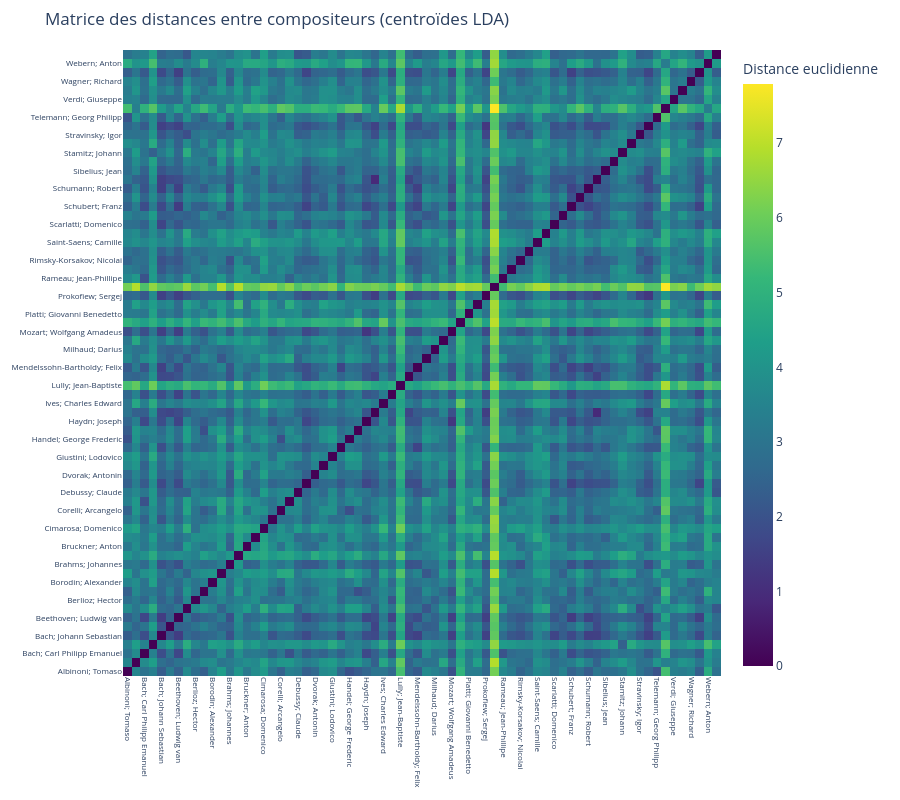
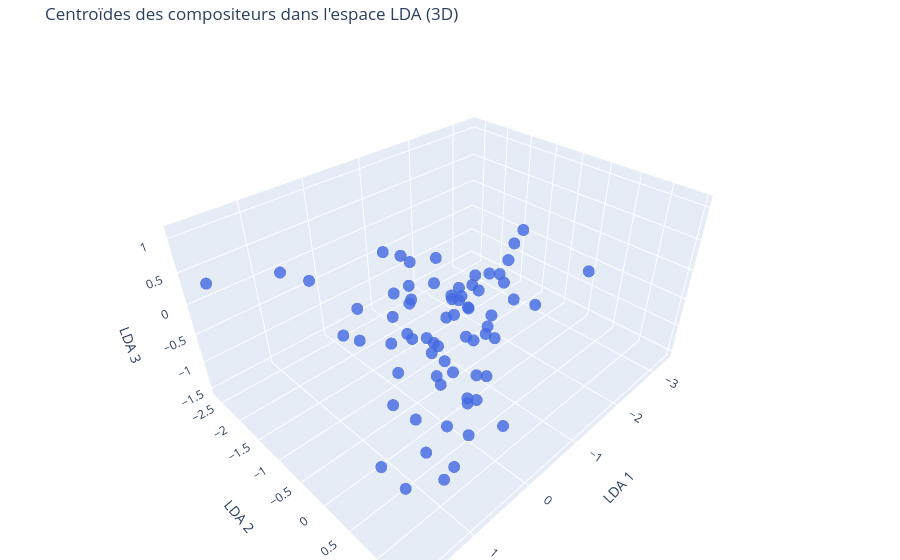

The notebook cell saved with these charts, in order:
### Code cell
scaler = StandardScaler()
X_scaled = scaler.fit_transform(X)
le = LabelEncoder()
y_encoded = le.fit_transform(y)
class_names = le.classes_
n_classes = len(class_names)
lda_dim = 3
n_neighbors = 4
n_splits = 5
pca_dim = 100
random_state = 42
pca = PCA(n_components=pca_dim, random_state=random_state)
X_pca = pca.fit_transform(X_scaled)
lda = LinearDiscriminantAnalysis(n_components=dim, solver='eigen', shrinkage='auto')
X_lda = lda.fit_transform(X_pca, y_encoded)
dico_centroids = {}
for cls in range(n_classes):
    composer = class_names[cls]
    class_points = X_lda[y_encoded == cls]
    centroid = class_points.mean(axis=0)
    dico_centroids[composer] = centroid

# Calcul de la matrice des distances euclidiennes entre centroïdes
centroid_matrix = np.vstack([dico_centroids[composer] for composer in class_names])
distance_matrix = pairwise_distances(centroid_matrix, metric='euclidean')


fig = go.Figure(data=go.Heatmap(
    z=distance_matrix,
    x=class_names,
    y=class_names,
    colorscale='Viridis',
    colorbar=dict(title='Distance euclidienne'),
    hovertemplate='De %{y}<br>à %{x}<br>Distance: %{z:.2f}<extra></extra>',
))

fig.update_layout(
    title="Matrice des distances entre compositeurs (centroïdes LDA)",
    xaxis=dict(tickangle=90, tickfont=dict(size=8)),
    yaxis=dict(tickfont=dict(size=8)),
    width=900,
    height=800,
    margin=dict(l=100, b=100, t=50, r=50)
)
fig.show()

centroids_3d = np.vstack([dico_centroids[composer][:3] for composer in class_names])
fig_3d = go.Figure(data=[go.Scatter3d(
    x=centroids_3d[:, 0],
    y=centroids_3d[:, 1],
    z=centroids_3d[:, 2],
    mode='markers',
    marker=dict(size=7, color='royalblue', opacity=0.8),
    text=class_names,
    hovertemplate='<b>%{text}</b><br>x: %{x:.2f}<br>y: %{y:.2f}<br>z: %{z:.2f}<extra></extra>',
    showlegend=False
)])
fig_3d.update_layout(
    title="Centroïdes des compositeurs dans l'espace LDA (3D)",
    scene=dict(
        xaxis_title='LDA 1',
        yaxis_title='LDA 2',
        zaxis_title='LDA 3'
    ),
    margin=dict(l=0, r=0, b=0, t=40)
)
fig_3d.show()

### Figure 1 — Plotly figure (JSON) as saved in the notebook; plotly's stock layout.template omitted (floating-point values rounded to 4 significant figures; data arrays with more than 128 entries replaced by an {"elided": "..."} marker saying what was removed)
{"data": [{"colorbar": {"title": {"text": "Distance euclidienne"}}, "colorscale": [[0, "#440154"], [0.1111, "#482878"], [0.2222, "#3e4989"], [0.3333, "#31688e"], [0.4444, "#26828e"], [0.5556, "#1f9e89"], [0.6667, "#35b779"], [0.7778, "#6ece58"], [0.8889, "#b5de2b"], [1, "#fde725"]], "hovertemplate": "De %{y}<br>à %{x}<br>Distance: %{z:.2f}<extra></extra>", "type": "heatmap", "x": ["Albinoni; Tomaso", "Antheil; George", "Bach; Carl Philipp Emanuel", "Bach; Johann Christian", "Bach; Johann Sebastian", "Bartok; Bela", "Beethoven; Ludwig van", "Berg; Alban", "Berlioz; Hector", "Boccherini; Luigi Rodolofo", "Borodin; Alexander", "Boulez; Pierre", "Brahms; Johannes", "Britten; Benjamin", "Bruckner; Anton", "Chopin; Frederic", "Cimarosa; Domenico", "Clementi; Muzio", "Corelli; Arcangelo", "Couperin; Francois", "Debussy; Claude", "Dussek; Jan Ladislav", "Dvorak; Antonin", "Faure; Gabriel", "Giustini; Lodovico", "Grieg; Edvard", "Handel; George Frederic", "Haydn; Johann Michael", "Haydn; Joseph", "Hindemith; Paul", "Ives; Charles Edward", "Liszt; Franz", "Lully; Jean-Baptiste", "Mahler; Gustav", "Mendelssohn-Bartholdy; Felix", "Messiaen; Olivier", "Milhaud; Darius", "Mozart; Leopold", "Mozart; Wolfgang Amadeus", "Mussorgsky; Modest", "Platti; Giovanni Benedetto", "Pleyel; Ignace Joseph", "Prokofiew; Sergej", "Purcell; Henry", "Rameau; Jean-Phillipe", "Ravel; Maurice", "Rimsky-Korsakov; Nicolai", "Rossini; Gioacchino", "Saint-Saens; Camille", "Salieri; Antonio", "Scarlatti; Domenico", "Schoenberg; Arnold", "Schubert; Franz", "Schumann; Clara", "Schumann; Robert", "Shostakovich; Dmitri", "Sibelius; Jean", "Smetana; Bedrich", "Stamitz; Johann", "Strauss; Richard", "Stravinsky; Igor", "Tchaikovsky; Peter Iljitsch", "Telemann; Georg Philipp", "Varese; Edgar", "Verdi; Giuseppe", "Vivaldi; Antonio", "Wagner; Richard", "Weber; Carl Maria von", "Webern; Anton", "Weill; Kurt"], "y": ["Albinoni; Tomaso", "Antheil; George", "Bach; Carl Philipp Emanuel", "Bach; Johann Christian", "Bach; Johann Sebastian", "Bartok; Bela", "Beethoven; Ludwig van", "Berg; Alban", "Berlioz; Hector", "Boccherini; Luigi Rodolofo", "Borodin; Alexander", "Boulez; Pierre", "Brahms; Johannes", "Britten; Benjamin", "Bruckner; Anton", "Chopin; Frederic", "Cimarosa; Domenico", "Clementi; Muzio", "Corelli; Arcangelo", "Couperin; Francois", "Debussy; Claude", "Dussek; Jan Ladislav", "Dvorak; Antonin", "Faure; Gabriel", "Giustini; Lodovico", "Grieg; Edvard", "Handel; George Frederic", "Haydn; Johann Michael", "Haydn; Joseph", "Hindemith; Paul", "Ives; Charles Edward", "Liszt; Franz", "Lully; Jean-Baptiste", "Mahler; Gustav", "Mendelssohn-Bartholdy; Felix", "Messiaen; Olivier", "Milhaud; Darius", "Mozart; Leopold", "Mozart; Wolfgang Amadeus", "Mussorgsky; Modest", "Platti; Giovanni Benedetto", "Pleyel; Ignace Joseph", "Prokofiew; Sergej", "Purcell; Henry", "Rameau; Jean-Phillipe", "Ravel; Maurice", "Rimsky-Korsakov; Nicolai", "Rossini; Gioacchino", "Saint-Saens; Camille", "Salieri; Antonio", "Scarlatti; Domenico", "Schoenberg; Arnold", "Schubert; Franz", "Schumann; Clara", "Schumann; Robert", "Shostakovich; Dmitri", "Sibelius; Jean", "Smetana; Bedrich", "Stamitz; Johann", "Strauss; Richard", "Stravinsky; Igor", "Tchaikovsky; Peter Iljitsch", "Telemann; Georg Philipp", "Varese; Edgar", "Verdi; Giuseppe", "Vivaldi; Antonio", "Wagner; Richard", "Weber; Carl Maria von", "Webern; Anton", "Weill; Kurt"], "z": {"elided": "70x70 float values"}}], "layout": {"height": 800, "margin": {"b": 100, "l": 100, "r": 50, "t": 50}, "title": {"text": "Matrice des distances entre compositeurs (centroïdes LDA)"}, "width": 900, "xaxis": {"tickangle": 90, "tickfont": {"size": 8}}, "yaxis": {"tickfont": {"size": 8}}}}

### Figure 2 — Plotly figure (JSON) as saved in the notebook; plotly's stock layout.template omitted (floating-point values rounded to 4 significant figures)
{"data": [{"hovertemplate": "<b>%{text}</b><br>x: %{x:.2f}<br>y: %{y:.2f}<br>z: %{z:.2f}<extra></extra>", "marker": {"color": "royalblue", "opacity": 0.8, "size": 7}, "mode": "markers", "showlegend": false, "text": ["Albinoni; Tomaso", "Antheil; George", "Bach; Carl Philipp Emanuel", "Bach; Johann Christian", "Bach; Johann Sebastian", "Bartok; Bela", "Beethoven; Ludwig van", "Berg; Alban", "Berlioz; Hector", "Boccherini; Luigi Rodolofo", "Borodin; Alexander", "Boulez; Pierre", "Brahms; Johannes", "Britten; Benjamin", "Bruckner; Anton", "Chopin; Frederic", "Cimarosa; Domenico", "Clementi; Muzio", "Corelli; Arcangelo", "Couperin; Francois", "Debussy; Claude", "Dussek; Jan Ladislav", "Dvorak; Antonin", "Faure; Gabriel", "Giustini; Lodovico", "Grieg; Edvard", "Handel; George Frederic", "Haydn; Johann Michael", "Haydn; Joseph", "Hindemith; Paul", "Ives; Charles Edward", "Liszt; Franz", "Lully; Jean-Baptiste", "Mahler; Gustav", "Mendelssohn-Bartholdy; Felix", "Messiaen; Olivier", "Milhaud; Darius", "Mozart; Leopold", "Mozart; Wolfgang Amadeus", "Mussorgsky; Modest", "Platti; Giovanni Benedetto", "Pleyel; Ignace Joseph", "Prokofiew; Sergej", "Purcell; Henry", "Rameau; Jean-Phillipe", "Ravel; Maurice", "Rimsky-Korsakov; Nicolai", "Rossini; Gioacchino", "Saint-Saens; Camille", "Salieri; Antonio", "Scarlatti; Domenico", "Schoenberg; Arnold", "Schubert; Franz", "Schumann; Clara", "Schumann; Robert", "Shostakovich; Dmitri", "Sibelius; Jean", "Smetana; Bedrich", "Stamitz; Johann", "Strauss; Richard", "Stravinsky; Igor", "Tchaikovsky; Peter Iljitsch", "Telemann; Georg Philipp", "Varese; Edgar", "Verdi; Giuseppe", "Vivaldi; Antonio", "Wagner; Richard", "Weber; Carl Maria von", "Webern; Anton", "Weill; Kurt"], "type": "scatter3d", "x": [0.4418, -1.592, 0.9627, 1.162, -0.23, -1.197, 0.1618, -2.109, 0.3171, 0.7418, -0.2727, -1.839, -0.1292, -1.35, 0.4436, -0.2295, 1.128, 0.2769, 1.068, 1.318, -0.3604, 0.1167, 0.1737, 0.07743, -0.2884, 0.5049, 0.9421, 0.8547, 0.2536, -0.9462, 0.5146, 0.1786, 0.6551, -0.7571, 0.3598, -1.735, -0.5821, 0.7576, 0.1291, 0.6678, -0.5051, 0.5258, -0.6012, 1.827, 1.302, -0.4825, -0.699, -0.583, -0.2507, 0.5528, -0.3397, -1.174, 0.5303, 0.6011, 0.4182, -0.8365, -0.02325, -0.2472, 1.334, -0.4216, -1.194, -0.3765, 0.7334, -3.356, 0.1328, 0.8786, 0.1438, -0.1582, -2.138, -1.074], "y": [1.436, 0.2582, -0.3793, 0.5544, 0.09029, -0.4557, 0.0006932, -0.4453, 0.2512, 0.8591, -0.4202, -0.5266, -0.688, 0.06271, -0.4995, -0.9816, 0.5104, 0.8086, 0.8503, 0.1546, -0.9549, 0.2202, 0.1305, -0.9552, 0.1902, 0.01927, 1.01, 1.273, 0.3273, -0.412, -0.2904, -0.342, -2.63, 0.1179, -0.1526, -0.7323, -0.3935, 1.214, 0.7391, -1.176, 0.3517, 0.7659, -0.2707, -2.332, -0.7348, -0.5768, 0.2246, 0.3959, 0.2552, 1.132, 0.2486, -0.5604, -0.3349, -0.1361, 0.197, -0.4484, -0.1317, 0.5323, 0.3303, -0.2179, -0.08287, -0.1362, 0.9433, -0.01182, 0.128, 0.473, -0.4779, 0.2875, -0.6153, 0.1463], "z": [-0.3046, -0.289, 0.1655, -1.531, 0.3886, -0.1978, -0.2766, 0.4248, -0.4067, -0.5183, -0.6053, -0.4001, 0.0615, -0.1727, -1.341, 0.5648, 0.3258, 0.4563, -0.7075, 1.088, 0.4229, 0.3751, -0.08324, 0.7622, 0.3012, 0.9173, -1.153, 0.2876, -0.1556, -0.3619, 0.3255, -0.2344, -0.04253, -0.2911, 0.5139, -0.2846, 0.04652, -0.3806, -0.2005, -0.3725, -0.8697, -1.484, 0.2215, 0.4601, 1.004, 0.5976, -0.01914, -0.2334, -1.266, -0.04202, 0.7745, -0.1438, -0.104, 0.7846, 0.2212, -0.1148, 0.6315, 0.09945, -1.171, 0.1564, 0.2484, -0.03061, 0.3586, -0.6528, -0.7523, -0.591, -0.2463, -0.03242, 0.1193, 0.6231]}], "layout": {"margin": {"b": 0, "l": 0, "r": 0, "t": 40}, "scene": {"xaxis": {"title": {"text": "LDA 1"}}, "yaxis": {"title": {"text": "LDA 2"}}, "zaxis": {"title": {"text": "LDA 3"}}}, "title": {"text": "Centroïdes des compositeurs dans l'espace LDA (3D)"}}}
